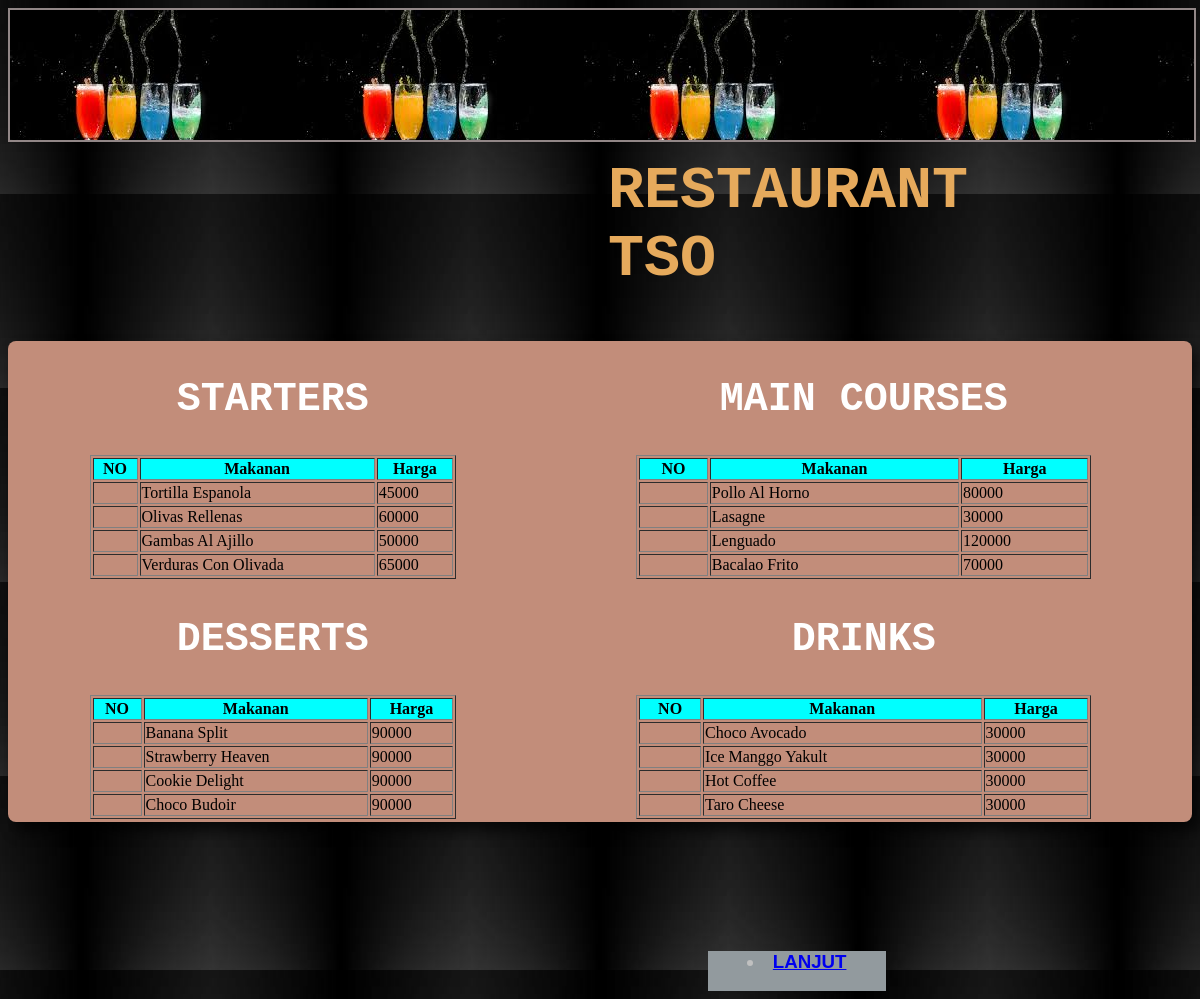
Page /menu.php on the committed database.
### tables this page shows
CREATE TABLE `star` (
  `id_STARTERS` int(50) NOT NULL,
  `Makanan` varchar(50) NOT NULL,
  `Harga` int(50) NOT NULL
);

CREATE TABLE `mainn` (
  `id_MAINCOURSES` int(50) NOT NULL,
  `Makanan` varchar(50) NOT NULL,
  `Harga` int(50) NOT NULL
);

CREATE TABLE `dess` (
  `id_DESSERTS` int(50) NOT NULL,
  `makanan` varchar(50) DEFAULT NULL,
  `harga` int(50) DEFAULT NULL
);

CREATE TABLE `haus` (
  `id_DRINKS` int(50) NOT NULL,
  `Minuman` varchar(50) DEFAULT NULL,
  `Harga` int(50) DEFAULT NULL
);

### menu.php (the view, shortened to what this page needs)
<!DOCTYPE html>
<html lang="en">
<head>
  <link rel="stylesheet" href="style.css" media="all" type="text/css">
</head>
<body>
    <div id="layout">
    <div id="header">
    </div>
    </div>
    <h1 >RESTAURANT TSO</h1>
<div id="yeeu">
<div id= "yeuy">
<table width="100%">
<tr>
<td>
<center><h2> STARTERS</h2>
<table border="1" width="70%" ></center>
<tr>
<th bgcolor="aqua">NO</th>
<th bgcolor="aqua">Makanan</th>
<th bgcolor="aqua">Harga</th>
</tr>
<?php
include "konesi.php";
$query ="SELECT * FROM star";
$sql = mysqli_query($connect,$query);
while($data = mysqli_fetch_array ($sql)){
  echo "<tr>";
  echo "<td>",$data ['No']."</td>";
  echo "<td>",$data ['Makanan']."</td>";
  echo "<td>",$data ['Harga']."</td>";
  echo "</tr>";
}
?>
</table>
<td>
<center><h2> MAIN COURSES</h2>
<table border="1" width="70%"></center>
<tr>
<th bgcolor="aqua">NO</th>
<th bgcolor="aqua">Makanan</th>
<th bgcolor="aqua">Harga</th>
</tr>
<?php
include "konesi.php";
$query ="SELECT * FROM mainn";
$sql = mysqli_query($connect,$query);
while($data = mysqli_fetch_array($sql)){
  echo "<tr>";
  echo "<td>",$data ['No']."</td>";
  echo "<td>",$data ['Makanan']."</td>";
  echo "<td>",$data ['Harga']."</td>";
  echo "</tr>";
}
?>
</td>
<tr>
<td>
<center><h2> DESSERTS</h2>
<table border="1" width=" 70%"></center>
<tr>
<th bgcolor="aqua">NO</th>
<th bgcolor="aqua">Makanan</th>
<th bgcolor="aqua">Harga</th>
</tr>
<?php
include "konesi.php";
$query ="SELECT * FROM dess";
$sql = mysqli_query($connect,$query);
while($data = mysqli_fetch_array($sql)){
  echo "<tr>";
  echo "<td>",$data ['no']."</td>";
  echo "<td>",$data ['makanan']."</td>";
  echo "<td>",$data ['harga']."</td>";
  echo "</tr>";
}
?>
</td>
<td>
<center><h2> DRINKS</h2>
<table border="1" width="70%" ></center>
<tr>
<th bgcolor="aqua">NO</th>
<th bgcolor="aqua">Makanan</th>
<th bgcolor="aqua">Harga</th>
</tr>
<?php
include "konesi.php";
$query ="SELECT * FROM haus";
$sql = mysqli_query($connect,$query);
while($data = mysqli_fetch_array($sql)){
  echo "<tr>";
  echo "<td>",$data ['No']."</td>";
  echo "<td>",$data ['Minuman']."</td>";
  echo "<td>",$data ['Harga']."</td>";
  echo "</tr>";
}
?>
</td>
</tr>
</div>
</div>
<nav>
<div id="satu">
<h3 align="center" style="color:silver">
<u style="font-family: sans-serif;">
<li><a href="alhamdulillah.php" > LANJUT </a></li>
</u>
</h3>
</div>
</nav>
</body>
</html>

### style.css (style rules this page uses)
#layout { background-color:silver; width: 100%; margin:40px 0px; text-align:left; padding:2px; }
#header { width: 100%; height:130px; background-image:url(m.jpg); position:relative; }
h1 { color:rgb(230, 170, 92); font-family: monospace; margin:15px 600px; font-size: 60px; }
h2 { color:white; font-family: monospace; font-size: 40px; }
#yeeu { background-color: rgb(194, 141, 122); border-radius: 8px; box-shadow: 7px 9px 14px rgba(0, 0, 0, 0.65); height: 90%; margin : 3rem auto 8.1rem auto; width: 100%; }
#yeuy { width : 100%; }
#satu { width: 15%; height: 40px; margin: 0px 700px; background:rgb(146, 154, 158) }
body { background-image: url(jh.jpg); background-position: top; }
#layout { background-color:rgb(146, 135, 135); width: 100%; margin:auto; text-align:left; padding:2px; }

### menu.php (style rules this page uses)
body { background-image: url(6t.jpg); }

### rows in the picture
star: Makanan "Tortilla Espanola", Harga "45000"
star: Makanan "Olivas Rellenas", Harga "60000"
star: Makanan "Gambas Al Ajillo", Harga "50000"
star: Makanan "Verduras Con Olivada", Harga "65000"
mainn: Makanan "Pollo Al Horno", Harga "80000"
mainn: Makanan "Lasagne", Harga "30000"
mainn: Makanan "Lenguado", Harga "120000"
mainn: Makanan "Bacalao Frito", Harga "70000"
dess: makanan "Banana Split", harga "90000"
dess: makanan "Strawberry Heaven", harga "90000"
dess: makanan "Cookie Delight", harga "90000"
dess: makanan "Choco Budoir", harga "90000"
haus: Minuman "Choco Avocado", Harga "30000"
haus: Minuman "Ice Manggo Yakult", Harga "30000"
haus: Minuman "Hot Coffee", Harga "30000"
haus: Minuman "Taro Cheese", Harga "30000"
